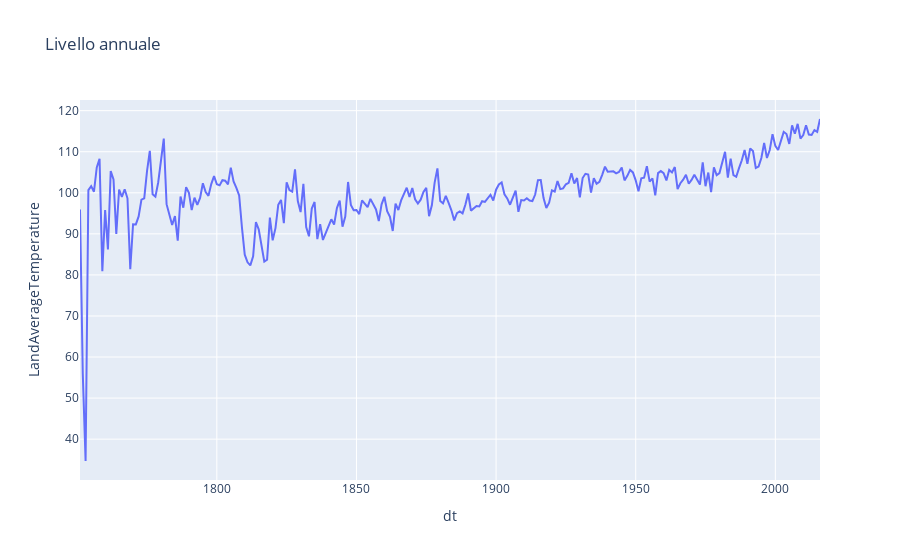

Notebook code for this chart:
### Code cell
# livello annuale

df_year = df[['LandAverageTemperature']].resample("Y").sum()
fig = px.line(df_year, x=df_year.index, y="LandAverageTemperature", title='Livello annuale')
fig.show()

### Figure 1 — Plotly figure (JSON) as saved in the notebook; plotly's stock layout.template omitted (floating-point values rounded to 4 significant figures; data arrays with more than 128 entries replaced by an {"elided": "..."} marker saying what was removed)
{"data": [{"hovertemplate": "dt=%{x}<br>LandAverageTemperature=%{y}<extra></extra>", "legendgroup": "", "line": {"color": "#636efa", "dash": "solid"}, "marker": {"symbol": "circle"}, "mode": "lines", "name": "", "orientation": "v", "showlegend": false, "x": {"elided": "266 str values"}, "xaxis": "x", "y": {"elided": "266 float values"}, "yaxis": "y", "type": "scatter"}], "layout": {"xaxis": {"anchor": "y", "domain": [0.0, 1.0], "title": {"text": "dt"}}, "yaxis": {"anchor": "x", "domain": [0.0, 1.0], "title": {"text": "LandAverageTemperature"}}, "legend": {"tracegroupgap": 0}, "title": {"text": "Livello annuale"}}}
